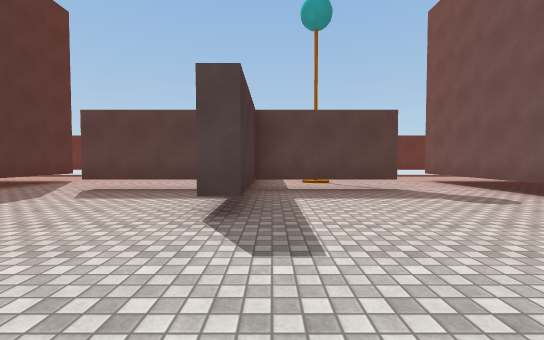
view 1 (above)

24 first-person views from a walk through a 3-D level made in the Unity game engine. The camera is 1.3 m above the floor, tilts 2° down and sees 90° across. The floor is counted in squares, 2 m on a side. Each view is taken from the middle of a square. On the plan, view 1 faces up. The plan holds only what a view shows up to about 9 squares ahead; the rest is blank. The place goes on beyond the plan. The player character is not drawn. Surface patterns are stand-ins for the level's own textures.

view 2
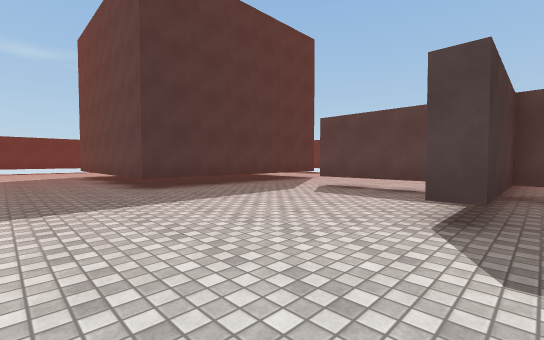

view 3
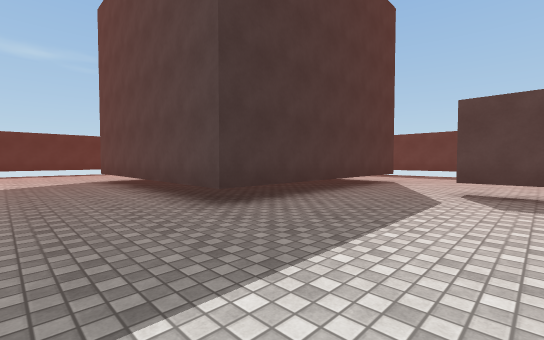

view 4
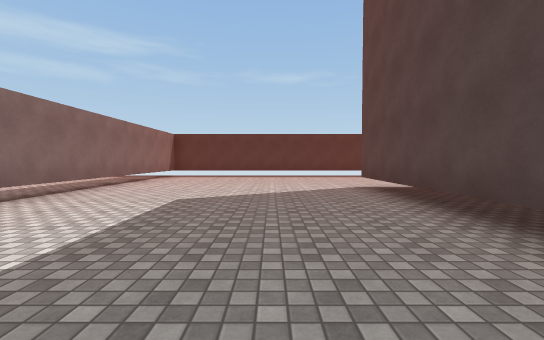

view 5
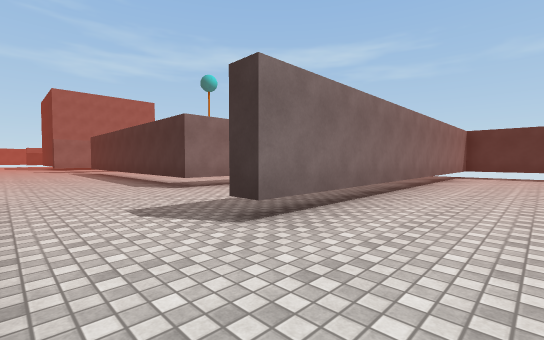

view 6
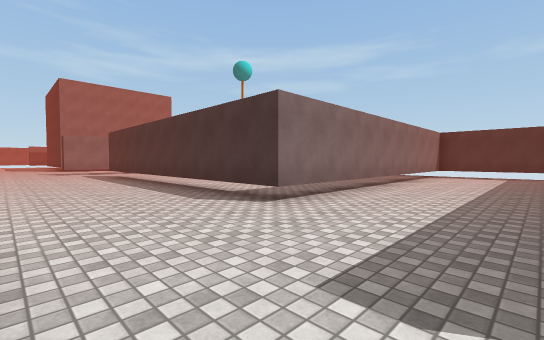

view 7
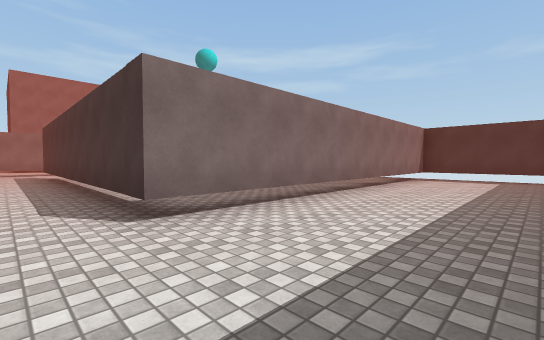

view 8
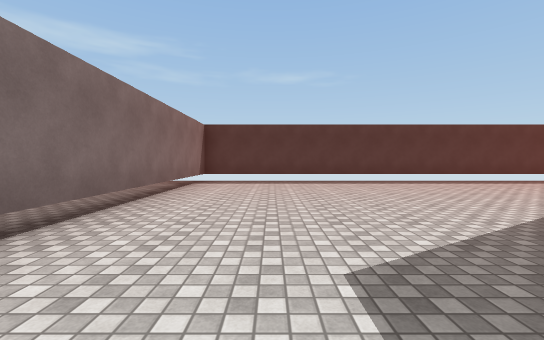

view 9
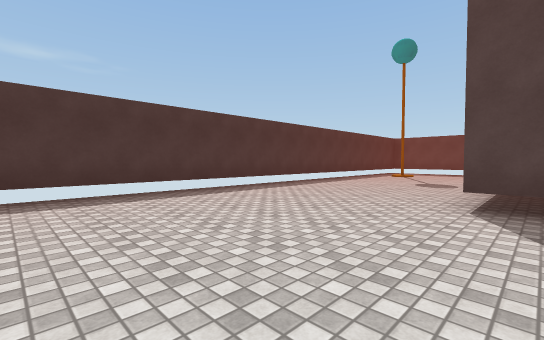

view 10
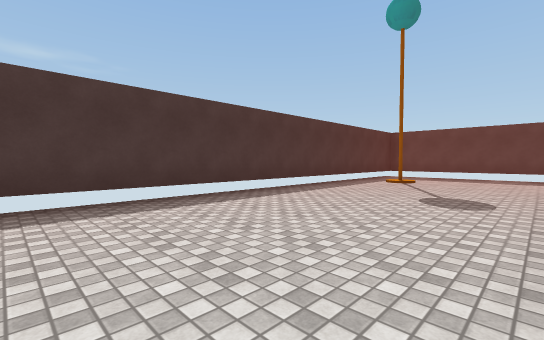

view 11
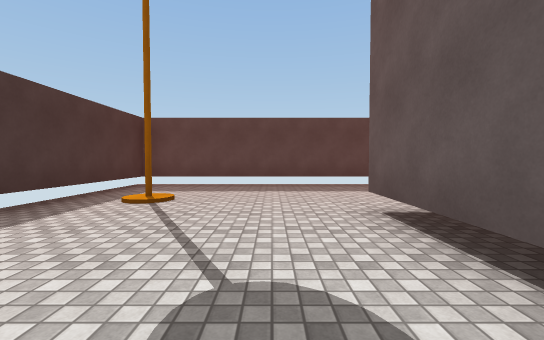

view 12
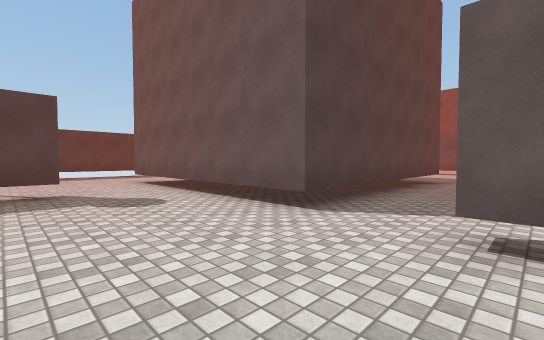

view 13
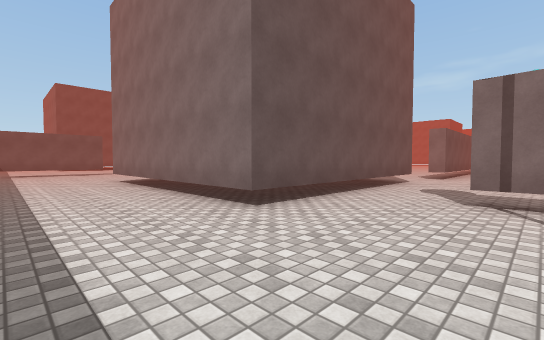

view 14
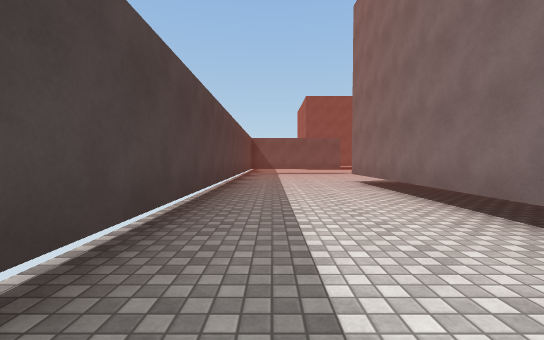

view 15
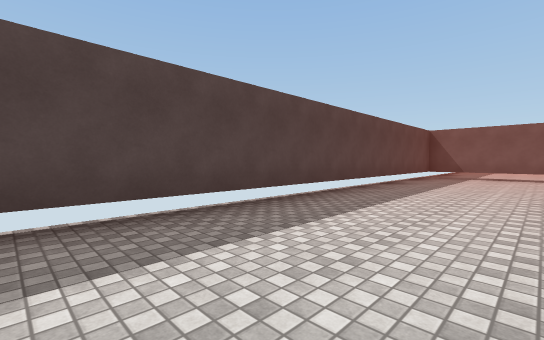

view 16
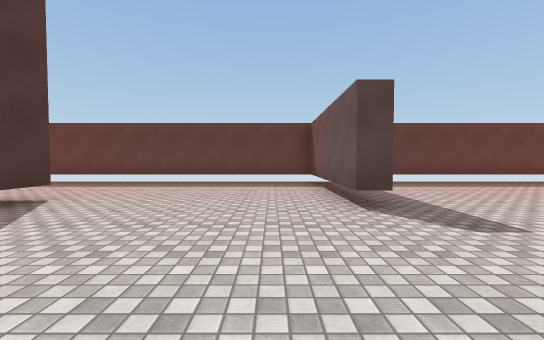

view 17
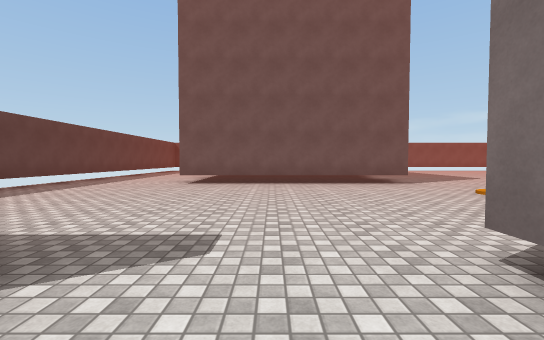

view 18
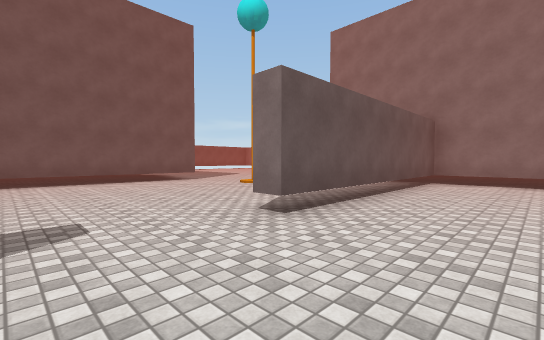

view 19
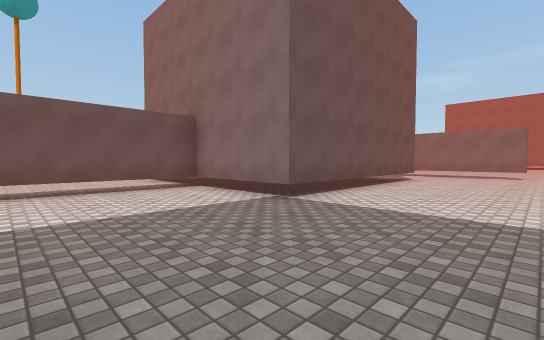

view 20
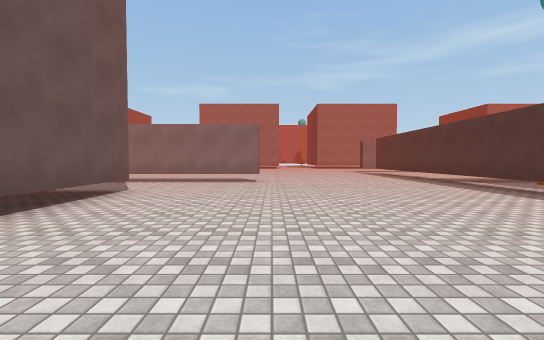

view 21
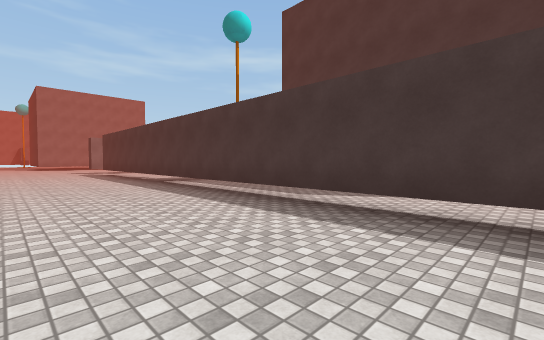

view 22
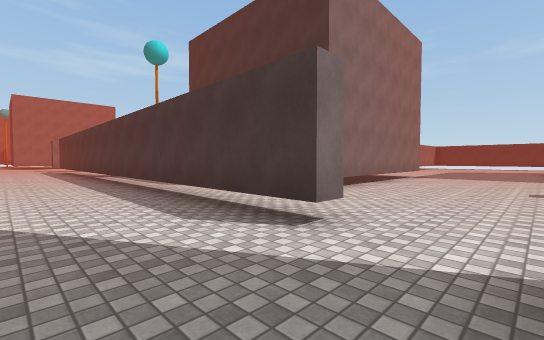

view 23
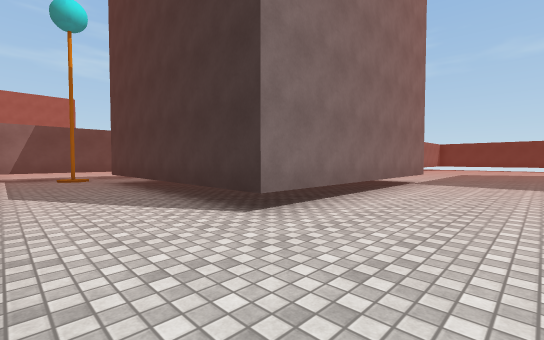

view 24
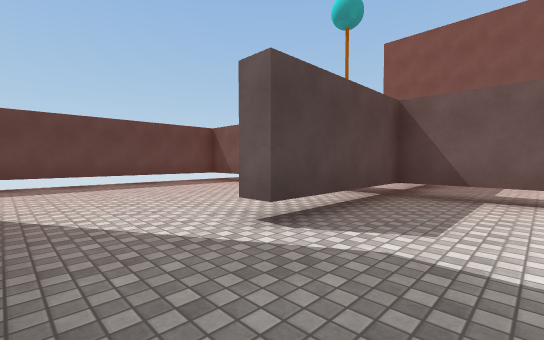

### Floor plan
Key: @ floor where view 1 was taken; # wall or solid block; . floor; T thing the floor can be seen under or through.
Columns run from 18 left of view 1 to 24 right of it. Each row starts with its distance up from view 1.
 12 ########    #######   ############## ######
 11 #......     ......# ...............#.......
 10 #......     ......  ...............#.......
  9 #.#....    ......  ................#.......
  8 #.....#    #.....  ....#######.....#.....#
  7 #.....#    #...... ....#      ...........#
  6 #.....#    #..TTTTTTT..#       ..........#
  5 #.....     #......T....#        .........#
  4 #.....     #......T....#        ...#.....#
  3 #.....######......T....#######. ...#.....#
  2 #..................................#..#....
  1 #..................................#.......
  0 #.................@....T..  .......#... ...
 -1 #......................T..  .......#..
 -2 #.............######...T... ...#####
 -3 #.............     #...T.......#
 -4 ###TTTTTTTTT..     #...T.......#
 -5 #.............     #...T.......#
 -6 #.............     #...T.......#
 -7 #.............     #...T.......#
 -8 ###TTTTTTTT...     ....T..........
 -9   ........T...     .#..T..........
-10      .....T...      ...T..........
-11         ..T...      ####.....####
-12         ..T...         #...
-13         ..T...          ...
-14          .#...           ..

Where each view was taken, in squares from view 1:
view 1: 0 up, 0 right, facing up
view 2: 0 up, 0 right, facing up-left
view 3: 0 up, 3 left, facing up-left
view 4: 0 up, 6 left, facing left
view 5: 2 down, 5 left, facing down-left
view 6: 5 down, 5 left, facing down-left
view 7: 5 down, 7 left, facing down-left
view 8: 2 down, 9 left, facing left
view 9: 2 down, 12 left, facing up-left
view 10: 1 up, 13 left, facing up-left
view 11: 5 up, 14 left, facing up
view 12: 0 up, 2 right, facing up-right
view 13: 11 up, 2 right, facing down-right
view 14: 11 up, 3 right, facing right
view 15: 9 up, 5 right, facing up-right
view 16: 4 up, 15 right, facing up
view 17: 6 up, 15 right, facing right
view 18: 7 up, 14 right, facing down-right
view 19: 2 up, 10 right, facing down-right
view 20: 2 down, 10 right, facing down
view 21: 2 down, 8 right, facing down-left
view 22: 2 up, 7 right, facing down-left
view 23: 1 up, 4 right, facing down-left
view 24: 4 up, 6 left, facing up-right
